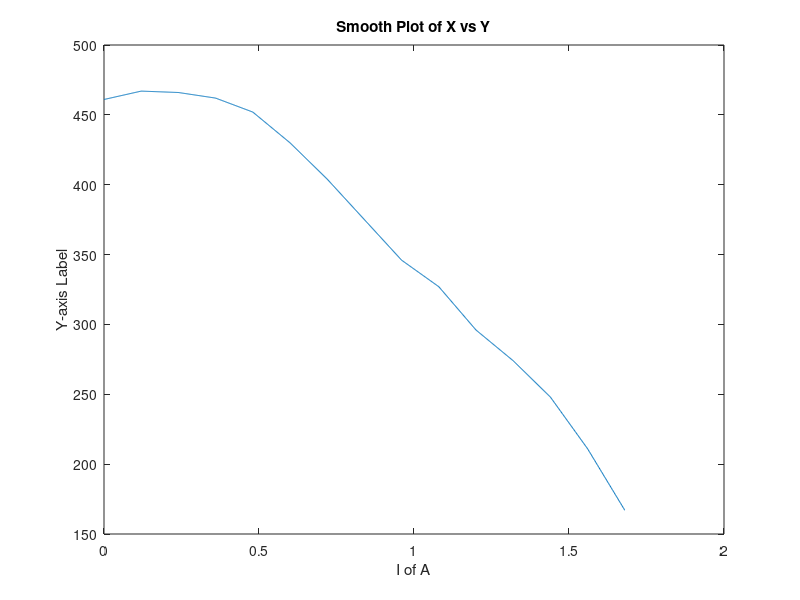

Recreate this plot in MATLAB.
%graphics_toolkit('gnuplot');

data = dlmread('3V.csv', '\t'); % Load the CSV file (assuming comma-separated values)

x = data(:, 1); % Extract the first column for x-axis
y = data(:, 2); % Extract the second column for y-axis

% Interpolate to generate more data points
x_interp = linspace(min(x), max(x), 1000); % Generate 100 points between the min and max of x
y_interp = interp1(x, y, x_interp, 'linear'); % Perform linear interpolation

%plot(x, y) % Plot interpolated data
plot(x_interp, y_interp) % Plot interpolated data
xlabel('I of A'); % Set the label for x-axis
ylabel('Y-axis Label'); % Set the label for y-axis
title('Smooth Plot of X vs Y'); % Set the title for the plo
pause; % Pause to keep the plot window open
